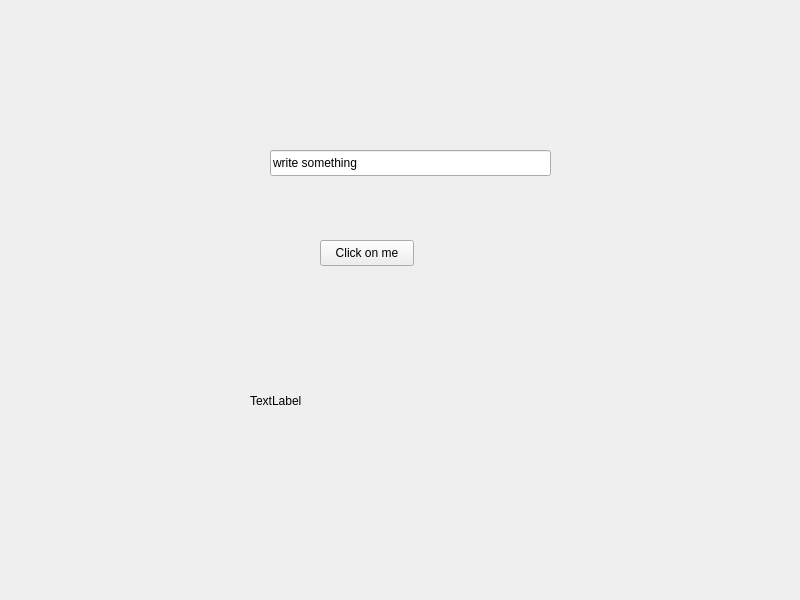
<?xml version="1.0" encoding="UTF-8"?>
<ui version="4.0">
 <class>Widget</class>
 <widget class="QWidget" name="Widget">
  <property name="geometry">
   <rect>
    <x>0</x>
    <y>0</y>
    <width>800</width>
    <height>600</height>
   </rect>
  </property>
  <property name="windowTitle">
   <string>Widget</string>
  </property>
  <widget class="QLineEdit" name="lineEdit">
   <property name="geometry">
    <rect>
     <x>270</x>
     <y>150</y>
     <width>281</width>
     <height>26</height>
    </rect>
   </property>
   <property name="text">
    <string>write something</string>
   </property>
  </widget>
  <widget class="QPushButton" name="pushButton">
   <property name="geometry">
    <rect>
     <x>320</x>
     <y>240</y>
     <width>94</width>
     <height>26</height>
    </rect>
   </property>
   <property name="text">
    <string>Click on me</string>
   </property>
  </widget>
  <widget class="QLabel" name="label">
   <property name="geometry">
    <rect>
     <x>250</x>
     <y>330</y>
     <width>381</width>
     <height>141</height>
    </rect>
   </property>
   <property name="text">
    <string>TextLabel</string>
   </property>
  </widget>
 </widget>
 <resources/>
 <connections/>
</ui>
